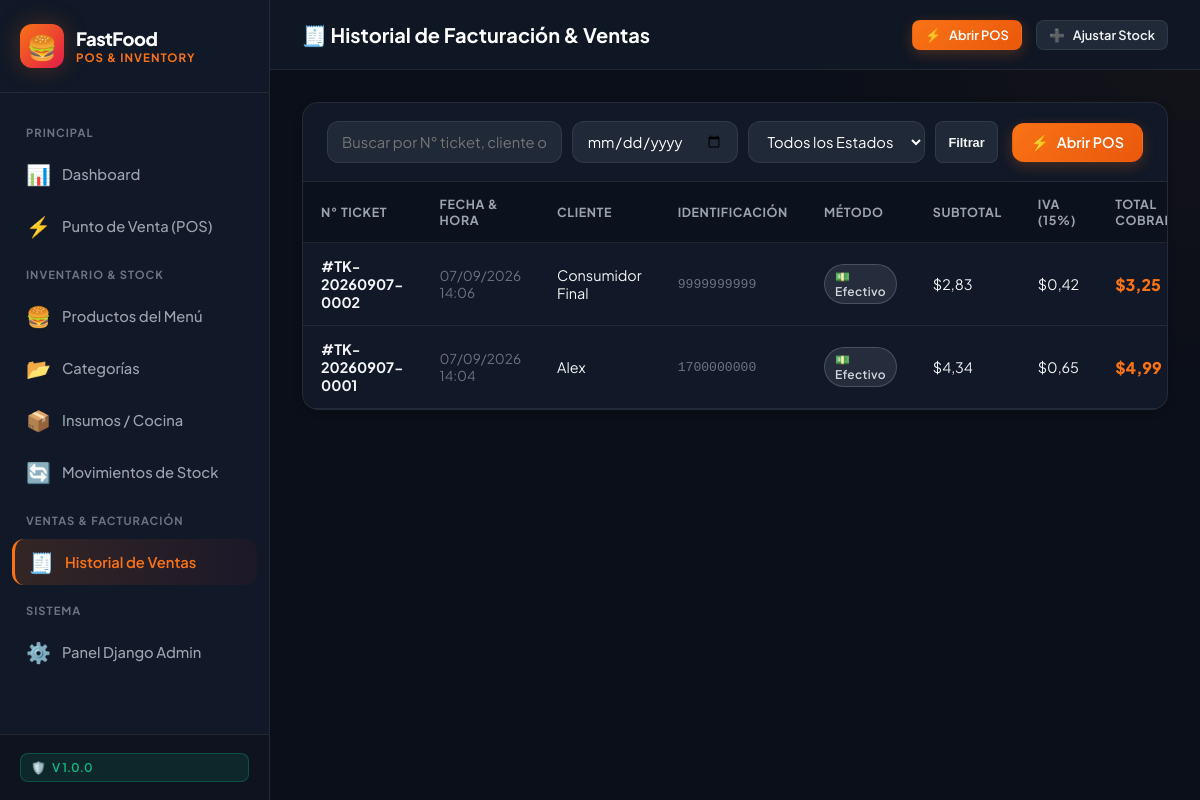
/ventas/, run on the app's committed database.
### inventory_sales/models.py (models this page shows, shortened)
class Venta(models.Model):
    METODOS_PAGO = [
        ('EFECTIVO', '💵 Efectivo'),
        ('TARJETA', '💳 Tarjeta de Débito/Crédito'),
        ('TRANSFERENCIA', '📱 Transferencia / QR'),
    ]
    ESTADOS_VENTA = [
        ('COMPLETADA', '✅ Completada'),
        ('ANULADA', '❌ Anulada'),
    ]
    numero_ticket = models.CharField(max_length=30, unique=True, verbose_name="N° Ticket / Factura")
    cliente_nombre = models.CharField(max_length=150, default="Consumidor Final", verbose_name="Nombre del Cliente")
    cliente_identificacion = models.CharField(max_length=20, default="9999999999", verbose_name="RUC / Cédula")
    metodo_pago = models.CharField(max_length=20, choices=METODOS_PAGO, default='EFECTIVO', verbose_name="Método de Pago")
    monto_recibido = models.DecimalField(max_digits=10, decimal_places=2, default=0.00, verbose_name="Monto Recibido ($)")
    cambio = models.DecimalField(max_digits=10, decimal_places=2, default=0.00, verbose_name="Cambio ($)")
    subtotal = models.DecimalField(max_digits=10, decimal_places=2, default=0.00, verbose_name="Subtotal ($)")
    iva = models.DecimalField(max_digits=10, decimal_places=2, default=0.00, verbose_name="IVA (15%) ($)")
    total = models.DecimalField(max_digits=10, decimal_places=2, default=0.00, verbose_name="Total ($)")
    estado = models.CharField(max_length=20, choices=ESTADOS_VENTA, default='COMPLETADA', verbose_name="Estado")
    observaciones = models.TextField(blank=True, verbose_name="Observaciones / Nota")
    creado_en = models.DateTimeField(auto_now_add=True, verbose_name="Fecha y Hora")
    class Meta:
        verbose_name = "Venta"
        verbose_name_plural = "Ventas Realizadas"
        ordering = ['-creado_en']

### inventory_sales/views.py (the view)
# urls.py: path('ventas/', views.VentaListView.as_view(), name='sales_list'),
class VentaListView(ListView):
    model = Venta
    template_name = 'inventory_sales/sales_list.html'
    context_object_name = 'ventas'
    paginate_by = 20
    def get_queryset(self):
        qs = Venta.objects.all().order_by('-creado_en')
        q = self.request.GET.get('q')
        fecha = self.request.GET.get('fecha')
        estado = self.request.GET.get('estado')
        if q:
            qs = qs.filter(
                Q(numero_ticket__icontains=q) |
                Q(cliente_nombre__icontains=q) |
                Q(cliente_identificacion__icontains=q)
            )
        if fecha:
            qs = qs.filter(creado_en__date=fecha)
        if estado:
            qs = qs.filter(estado=estado)
        return qs

### templates/inventory_sales/sales_list.html (shortened to what this page needs)
{% extends 'base.html' %}
{% block page_title %}🧾 Historial de Facturación & Ventas{% endblock %}
{% block content %}
<div class="card">
    <div class="card-header" style="flex-wrap: wrap; gap: 14px;">
        <form method="get" style="display: flex; gap: 10px; flex: 1; min-width: 280px; flex-wrap: wrap;">
            <input type="text" name="q" value="{{ request.GET.q }}" class="form-control" style="flex: 1; min-width: 180px;" placeholder="Buscar por N° ticket, cliente o cédula...">
            <input type="date" name="fecha" value="{{ request.GET.fecha }}" class="form-control" style="width: auto;">
            <select name="estado" class="form-select" style="width: auto;" onchange="this.form.submit()">
                <option value="">Todos los Estados</option>
            </select>
            <button type="submit" class="btn btn-secondary btn-sm">Filtrar</button>
        </form>
        <a href="{% url 'pos' %}" class="btn btn-primary">
            <span>⚡</span> Abrir POS
        </a>
    </div>
    <div class="card-body" style="padding: 0;">
        <div class="table-responsive">
            <table class="custom-table">
                <thead>
                    <tr>
                        <th>N° Ticket</th>
                        <th>Fecha & Hora</th>
                        <th>Cliente</th>
                        <th>Identificación</th>
                        <th>Método</th>
                        <th>Subtotal</th>
                        <th>IVA (15%)</th>
                        <th>Total Cobrado</th>
                    </tr>
                </thead>
                <tbody>
                    {% for v in ventas %}
                        <tr>
                            <td><strong>#{{ v.numero_ticket }}</strong></td>
                            <td style="color: var(--text-dim); font-size: 0.85rem;">{{ v.creado_en|date:"d/m/Y H:i" }}</td>
                            <td>{{ v.cliente_nombre }}</td>
                            <td style="font-family: monospace; font-size: 0.82rem; color: var(--text-dim);">{{ v.cliente_identificacion }}</td>
                            <td><span class="badge badge-muted">{{ v.get_metodo_pago_display }}</span></td>
                            <td>${{ v.subtotal|floatformat:2 }}</td>
                            <td>${{ v.iva|floatformat:2 }}</td>
                            <td style="font-weight: 800; color: var(--primary); font-size: 1rem;">${{ v.total|floatformat:2 }}</td>
                        </tr>
                    {% empty %}
                        <tr>
                            <td colspan="10" style="text-align: center; padding: 36px; color: var(--text-dim);">
                                No se encontraron ventas registradas con los filtros seleccionados.
                            </td>
                        </tr>
                    {% endfor %}
                </tbody>
            </table>
        </div>
    </div>
</div>
{% endblock %}

### static/css/styles.css (style rules this page uses)
:root { --bg-main: #0b0f19; --bg-surface: #111827; --bg-card: #1f2937; --bg-card-hover: #283548; --border-color: rgba(255, 255, 255, 0.08); --border-focus: #f97316; --primary: #f97316; --primary-hover: #ea580c; --primary-glow: rgba(249, 115, 22, 0.25); --accent: #e11d48; --accent-glow: rgba(225, 29, 72, 0.25); --success: #10b981; --warning: #f59e0b; --danger: #ef4444; --info: #3b82f6; --text-main: #f3f4f6; --text-muted: #9ca3af; --text-dim: #6b7280; --radius-sm: 8px; --radius-md: 12px; --radius-lg: 16px; --radius-full: 9999px; --shadow-sm: 0 2px 8px rgba(0, 0, 0, 0.2); --shadow-md: 0 4px 20px rgba(0, 0, 0, 0.35); --shadow-glow: 0 0 25px var(--primary-glow); --transition: all 0.25s cubic-bezier(0.4, 0, 0.2, 1); }
* { margin: 0; padding: 0; box-sizing: border-box; }
body { font-family: 'Plus Jakarta Sans', -apple-system, BlinkMacSystemFont, sans-serif; background-color: var(--bg-main); color: var(--text-main); min-height: 100vh; display: flex; overflow-x: hidden; }
.btn { display: inline-flex; align-items: center; justify-content: center; gap: 8px; padding: 9px 18px; border-radius: var(--radius-md); font-size: 0.9rem; font-weight: 600; text-decoration: none; cursor: pointer; border: 1px solid transparent; transition: var(--transition); }
.btn-primary { background: linear-gradient(135deg, var(--primary), #ea580c); color: #fff; box-shadow: 0 4px 14px var(--primary-glow); }
.btn-secondary { background-color: var(--bg-card); border: 1px solid var(--border-color); color: var(--text-main); }
.btn-sm { padding: 6px 12px; font-size: 0.8rem; border-radius: var(--radius-sm); }
.badge { display: inline-flex; align-items: center; gap: 5px; padding: 4px 10px; border-radius: var(--radius-full); font-size: 0.75rem; font-weight: 600; letter-spacing: 0.3px; }
.badge-muted { background: rgba(156, 163, 175, 0.15); color: #d1d5db; border: 1px solid rgba(156, 163, 175, 0.3); }
.card { background-color: var(--bg-surface); border: 1px solid var(--border-color); border-radius: var(--radius-lg); overflow: hidden; box-shadow: var(--shadow-sm); transition: var(--transition); }
.card-header { padding: 18px 24px; border-bottom: 1px solid var(--border-color); display: flex; align-items: center; justify-content: space-between; }
.card-body { padding: 24px; }
.table-responsive { width: 100%; overflow-x: auto; }
.custom-table { width: 100%; border-collapse: collapse; text-align: left; }
.custom-table th { background-color: rgba(0, 0, 0, 0.25); padding: 14px 18px; font-size: 0.78rem; font-weight: 700; text-transform: uppercase; letter-spacing: 0.6px; color: var(--text-muted); border-bottom: 1px solid var(--border-color); }
.custom-table td { padding: 14px 18px; font-size: 0.9rem; border-bottom: 1px solid var(--border-color); vertical-align: middle; }
.custom-table tbody tr { transition: var(--transition); }
.form-control, .form-select { width: 100%; background-color: var(--bg-card); border: 1px solid var(--border-color); border-radius: var(--radius-md); padding: 10px 14px; color: #fff; font-size: 0.92rem; font-family: inherit; transition: var(--transition); }

### data on the page
Venta: numero_ticket "TK-20260907-0002", creado_en "07/09/2026 14:06", cliente_nombre "Consumidor Final", cliente_identificacion "9999999999", metodo_pago "💵 Efectivo", subtotal "2,83", iva "0,42", total "3,25"
Venta: numero_ticket "TK-20260907-0001", creado_en "07/09/2026 14:04", cliente_nombre "Alex", cliente_identificacion "1700000000", metodo_pago "💵 Efectivo", subtotal "4,34", iva "0,65", total "4,99"
